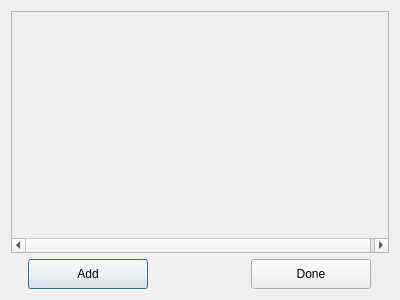
<?xml version="1.0" encoding="UTF-8"?>
<ui version="4.0">
 <class>ModelsDialog</class>
 <widget class="QDialog" name="ModelsDialog">
  <property name="windowModality">
   <enum>Qt::NonModal</enum>
  </property>
  <property name="geometry">
   <rect>
    <x>0</x>
    <y>0</y>
    <width>400</width>
    <height>300</height>
   </rect>
  </property>
  <property name="sizePolicy">
   <sizepolicy hsizetype="Expanding" vsizetype="Expanding">
    <horstretch>1</horstretch>
    <verstretch>1</verstretch>
   </sizepolicy>
  </property>
  <property name="windowTitle">
   <string>Models</string>
  </property>
  <layout class="QFormLayout" name="formLayout">
   <item row="1" column="0" colspan="2">
    <widget class="QScrollArea" name="ModelsArea">
     <property name="widgetResizable">
      <bool>true</bool>
     </property>
     <widget class="QWidget" name="ScrollContents">
      <property name="geometry">
       <rect>
        <x>0</x>
        <y>0</y>
        <width>380</width>
        <height>117</height>
       </rect>
      </property>
      <property name="minimumSize">
       <size>
        <width>380</width>
        <height>0</height>
       </size>
      </property>
      <layout class="QVBoxLayout" name="verticalLayout_2">
       <item>
        <layout class="QVBoxLayout" name="ScrollLayout"/>
       </item>
      </layout>
     </widget>
    </widget>
   </item>
   <item row="2" column="0" colspan="2">
    <layout class="QHBoxLayout" name="horizontalLayout">
     <item>
      <widget class="QPushButton" name="AddBtn">
       <property name="sizePolicy">
        <sizepolicy hsizetype="Minimum" vsizetype="Minimum">
         <horstretch>120</horstretch>
         <verstretch>30</verstretch>
        </sizepolicy>
       </property>
       <property name="minimumSize">
        <size>
         <width>120</width>
         <height>30</height>
        </size>
       </property>
       <property name="maximumSize">
        <size>
         <width>120</width>
         <height>30</height>
        </size>
       </property>
       <property name="text">
        <string>Add</string>
       </property>
      </widget>
     </item>
     <item>
      <spacer name="horizontalSpacer">
       <property name="orientation">
        <enum>Qt::Horizontal</enum>
       </property>
       <property name="sizeType">
        <enum>QSizePolicy::Minimum</enum>
       </property>
       <property name="sizeHint" stdset="0">
        <size>
         <width>80</width>
         <height>20</height>
        </size>
       </property>
      </spacer>
     </item>
     <item>
      <widget class="QPushButton" name="DoneBtn">
       <property name="sizePolicy">
        <sizepolicy hsizetype="Minimum" vsizetype="Minimum">
         <horstretch>120</horstretch>
         <verstretch>30</verstretch>
        </sizepolicy>
       </property>
       <property name="minimumSize">
        <size>
         <width>120</width>
         <height>30</height>
        </size>
       </property>
       <property name="maximumSize">
        <size>
         <width>120</width>
         <height>30</height>
        </size>
       </property>
       <property name="text">
        <string>Done</string>
       </property>
      </widget>
     </item>
    </layout>
   </item>
  </layout>
 </widget>
 <resources/>
 <connections/>
</ui>
